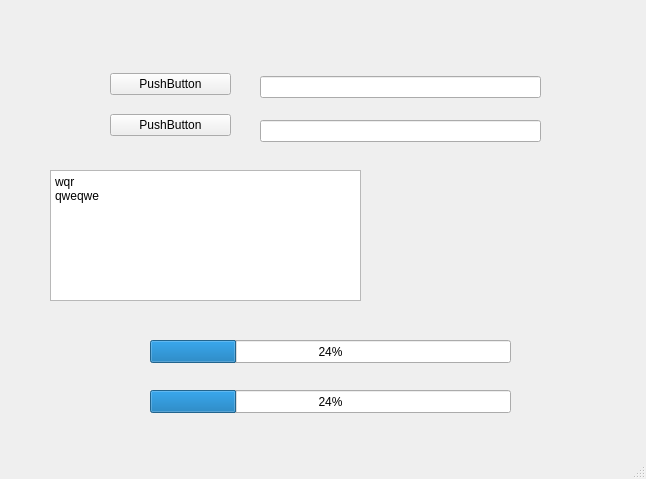
<?xml version="1.0" encoding="UTF-8"?>
<ui version="4.0">
 <class>MainWindow</class>
 <widget class="QMainWindow" name="MainWindow">
  <property name="geometry">
   <rect>
    <x>0</x>
    <y>0</y>
    <width>646</width>
    <height>479</height>
   </rect>
  </property>
  <property name="windowTitle">
   <string>MainWindow</string>
  </property>
  <widget class="QWidget" name="centralwidget">
   <widget class="QProgressBar" name="progressBar">
    <property name="geometry">
     <rect>
      <x>150</x>
      <y>340</y>
      <width>361</width>
      <height>23</height>
     </rect>
    </property>
    <property name="value">
     <number>24</number>
    </property>
   </widget>
   <widget class="QProgressBar" name="progressBar_2">
    <property name="geometry">
     <rect>
      <x>150</x>
      <y>390</y>
      <width>361</width>
      <height>23</height>
     </rect>
    </property>
    <property name="value">
     <number>24</number>
    </property>
   </widget>
   <widget class="QWidget" name="verticalLayoutWidget">
    <property name="geometry">
     <rect>
      <x>110</x>
      <y>60</y>
      <width>121</width>
      <height>91</height>
     </rect>
    </property>
    <layout class="QVBoxLayout" name="verticalLayout">
     <item>
      <widget class="QPushButton" name="pushButton">
       <property name="text">
        <string>PushButton</string>
       </property>
      </widget>
     </item>
     <item>
      <widget class="QPushButton" name="pushButton_2">
       <property name="text">
        <string>PushButton</string>
       </property>
      </widget>
     </item>
    </layout>
   </widget>
   <widget class="QWidget" name="verticalLayoutWidget_2">
    <property name="geometry">
     <rect>
      <x>260</x>
      <y>60</y>
      <width>281</width>
      <height>99</height>
     </rect>
    </property>
    <layout class="QVBoxLayout" name="verticalLayout_2">
     <item>
      <widget class="QLineEdit" name="lineEdit"/>
     </item>
     <item>
      <widget class="QLineEdit" name="lineEdit_2"/>
     </item>
    </layout>
   </widget>
   <widget class="QTextEdit" name="textEdit">
    <property name="geometry">
     <rect>
      <x>50</x>
      <y>170</y>
      <width>311</width>
      <height>131</height>
     </rect>
    </property>
    <property name="html">
     <string>&lt;!DOCTYPE HTML PUBLIC &quot;-//W3C//DTD HTML 4.0//EN&quot; &quot;http://www.w3.org/TR/REC-html40/strict.dtd&quot;&gt;
&lt;html&gt;&lt;head&gt;&lt;meta name=&quot;qrichtext&quot; content=&quot;1&quot; /&gt;&lt;style type=&quot;text/css&quot;&gt;
p, li { white-space: pre-wrap; }
&lt;/style&gt;&lt;/head&gt;&lt;body style=&quot; font-family:'SimSun'; font-size:9pt; font-weight:400; font-style:normal;&quot;&gt;
&lt;p style=&quot; margin-top:0px; margin-bottom:0px; margin-left:0px; margin-right:0px; -qt-block-indent:0; text-indent:0px;&quot;&gt;wqr&lt;/p&gt;
&lt;p style=&quot; margin-top:0px; margin-bottom:0px; margin-left:0px; margin-right:0px; -qt-block-indent:0; text-indent:0px;&quot;&gt;qweqwe&lt;/p&gt;&lt;/body&gt;&lt;/html&gt;</string>
    </property>
   </widget>
  </widget>
  <widget class="QMenuBar" name="menubar">
   <property name="geometry">
    <rect>
     <x>0</x>
     <y>0</y>
     <width>646</width>
     <height>23</height>
    </rect>
   </property>
  </widget>
  <widget class="QStatusBar" name="statusbar"/>
 </widget>
 <resources/>
 <connections/>
</ui>
